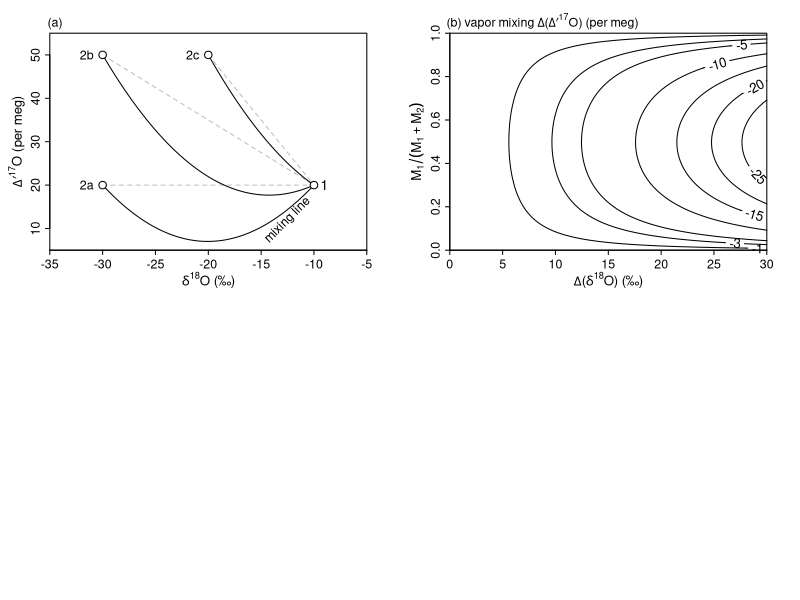

This figure's R source:
# 17O converter
get_D17O <- function(d18O,d17O){
  (log(d17O/1000+1)-0.528*log(d18O/1000+1))*10^6
}

get_d17O <- function(d18O,D17O){
  1000*(exp(D17O/10^6+0.528*log(d18O/1000+1))-1)
}

par(mfrow=c(2,2),mar=c(3,3,2,2),xpd=T)
#
plot(NA,NA,xlim=c(-35,-5),ylim=c(5,55),xaxs="i",yaxs="i",xaxt="n",yaxt="n")
axis(1,seq(-35,-5,5),cex.axis=0.9,padj=-1.3,tck=-0.02)
axis(2,seq(10,50,10),cex.axis=0.9,padj=1.1,tck=-0.02)
mtext(expression(paste(delta^18,"O (","\u2030",")")),1,padj=1.5,cex=0.8)
mtext(expression(paste(Delta*minute^17,"O"," (per meg)")),2,padj=-1.3,cex=0.8)
text(-36,57.2,"(a)",cex=0.9,pos=4)

# case 1
d18O_1 <- -10
D17O_1 <- 20
d17O_1 <- get_d17O(d18O_1,D17O_1)
d18O_2 <- -30
D17O_2 <- 20
d17O_2 <- get_d17O(d18O_2,D17O_2)
v1 <- seq(0,1,0.01)
d18O_mix <- v1*d18O_1+(1-v1)*d18O_2
d17O_mix <- v1*d17O_1+(1-v1)*d17O_2
D17O_mix <- get_D17O(d18O_mix,d17O_mix)

lines(d18O_mix,D17O_mix)
lines(d18O_mix,v1*D17O_1+(1-v1)*D17O_2,col="gray",lty=2)
points(d18O_2,D17O_2,pch=21,bg="white",cex=1.2)
text(d18O_2-1.5,D17O_2,"2a",cex=0.9)

# case 2
d18O_1 <- -10
D17O_1 <- 20
d17O_1 <- get_d17O(d18O_1,D17O_1)
d18O_2 <- -30
D17O_2 <- 50
d17O_2 <- get_d17O(d18O_2,D17O_2)
v1 <- seq(0,1,0.01)
d18O_mix <- v1*d18O_1+(1-v1)*d18O_2
d17O_mix <- v1*d17O_1+(1-v1)*d17O_2
D17O_mix <- get_D17O(d18O_mix,d17O_mix)

lines(d18O_mix,D17O_mix)
lines(d18O_mix,v1*D17O_1+(1-v1)*D17O_2,col="gray",lty=2)
points(d18O_2,D17O_2,pch=21,bg="white",cex=1.2)
text(d18O_2-1.5,D17O_2,"2b",cex=0.9)

# case 3
d18O_1 <- -10
D17O_1 <- 20
d17O_1 <- get_d17O(d18O_1,D17O_1)
d18O_2 <- -20
D17O_2 <- 50
d17O_2 <- get_d17O(d18O_2,D17O_2)
v1 <- seq(0,1,0.01)
d18O_mix <- v1*d18O_1+(1-v1)*d18O_2
d17O_mix <- v1*d17O_1+(1-v1)*d17O_2
D17O_mix <- get_D17O(d18O_mix,d17O_mix)

lines(d18O_mix,D17O_mix)
lines(d18O_mix,v1*D17O_1+(1-v1)*D17O_2,col="gray",lty=2)
points(c(d18O_1,d18O_2),c(D17O_1,D17O_2),pch=21,bg="white",cex=1.2)
text(-9,20,"1");text(d18O_2-1.5,D17O_2,"2c",cex=0.9)

text(-12.5,12,"mixing line",srt=45,cex=0.9)

# offset plot
d18O_1 <- -10
D17O_1 <- 20
d18O_offset <- seq(0,30,0.5)
d18O_2 <- d18O_1-d18O_offset
D17O_2 <- 20
v_1 <- seq(0,1,0.01)

D17O_offset <- array(NA,dim=c(length(d18O_2),length(v_1)))
for (i in 1:length(d18O_2)){
  for (j in 1:length(v_1)){
    d18O_mix <- d18O_1*v_1[j]+d18O_2[i]*(1-v_1[j])
    d17O_mix <- get_d17O(d18O_1,D17O_1)*v_1[j]+get_d17O(d18O_2[i],D17O_2)*(1-v_1[j])
    D17O_offset[i,j] <- get_D17O(d18O_mix,d17O_mix)-(D17O_1*v_1[j]+D17O_2*(1-v_1[j]))
  }
}

plot(NA,NA,xlim=c(0,30),ylim=c(0,1),xaxs="i",yaxs="i",xaxt="n",yaxt="n")
axis(1,seq(0,30,5),cex.axis=0.9,padj=-1.3,tck=-0.02)
axis(2,seq(0,1,0.2),cex.axis=0.9,padj=1.1,tck=-0.02)
mtext(expression(paste(Delta,"(",delta^18,"O) (","\u2030",")")),1,padj=1.5,cex=0.8)
mtext(expression(M[1]/(M[1]+M[2])),2,padj=-1.5,cex=0.8)
contour(d18O_offset,v_1,D17O_offset,levels=c(-1,-3,-5,-10,-15,-20,-25),labcex=0.8,vfont=NULL,add=T)
text(-1.1,1.042,expression(paste("(b) vapor mixing ",Delta,"(",Delta*minute^17,"O)"," (per meg)")),cex=0.9,pos=4)